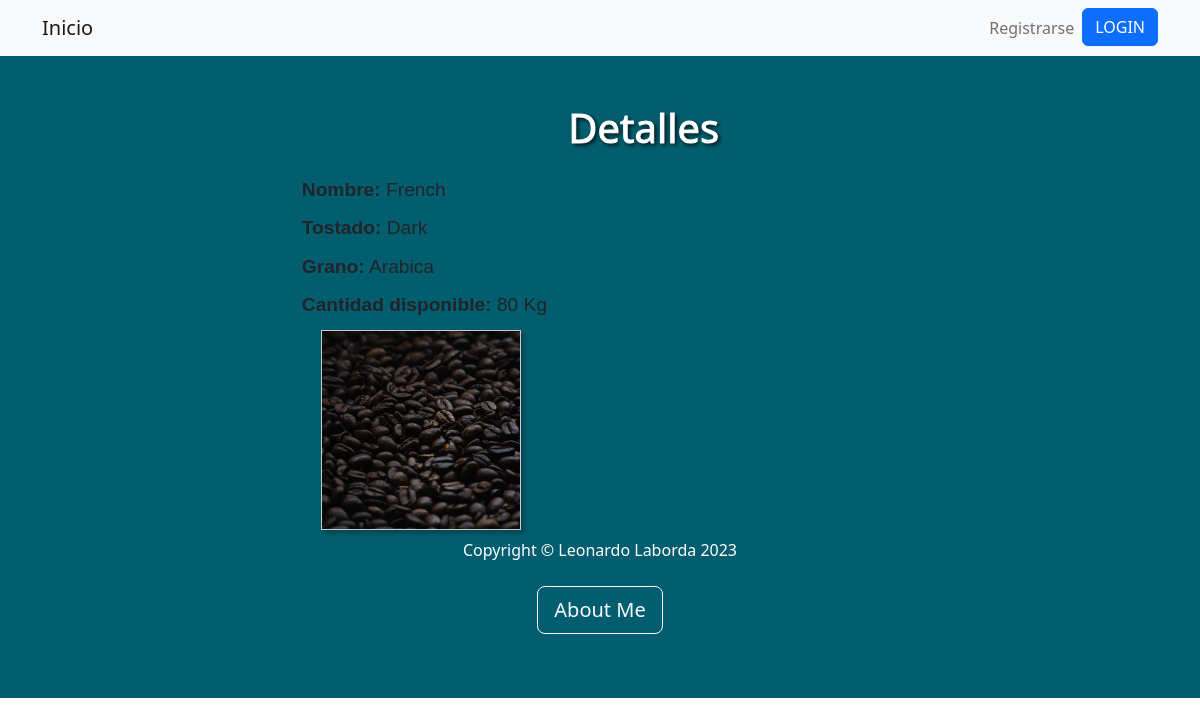
Screenshot of /tercera_entregaApp/cafedetail/2/ with the database file from the repository.
### tercera_entregaApp/models.py (models this page shows, shortened)
class Tipo_cafe(models.Model):
    nombre = models.CharField(max_length=50)
    tostado = models.CharField(max_length=50)
    grano = models.CharField(max_length=50)
    cantidad_kg = models.IntegerField()
    imagen = models.ImageField(upload_to='tipo_cafe/', blank=True, null=True)

### tercera_entregaApp/views.py (the view)
# urls.py: path('cafedetail/<pk>/', Cafedetail.as_view(), name="cafedetail"),
class Cafedetail(DetailView):
  model = Tipo_cafe
  template_name = 'cafedetail.html'
  context_object_name = 'cafedet'

### tercera_entregaApp/templates/cafedetail.html (shortened to what this page needs)
{% extends 'base.html' %}
{% load static %}
{% block herencia %}
<header class="bs-primary" style="background-color: #025e6e; py-5">
    <div class="container">
      <div class="row justify-content-center align-items-center">
        <div class="col-md-8 col-lg-6 text-center">
          <h1 class="display-6 text-white mb-3" style="text-shadow: 2px 2px 4px #000000; -webkit-text-stroke-width: 1px; -webkit-text-stroke-color: #ffffff;">Detalles</h1>
        </div>
      </div>
    </div>
  </header>
<head>
    <link href="{% static 'css/estilos.css' %}" rel="stylesheet" />
</head>
  <div class="container">
    <div class="info">
      <p><strong>Nombre:</strong> {{ cafedet.nombre }}</p>
      <p><strong>Tostado:</strong> {{ cafedet.tostado }}</p>
      <p><strong>Grano:</strong> {{ cafedet.grano }}</p>
      <p><strong>Cantidad disponible:</strong> {{ cafedet.cantidad_kg }} Kg</p>
    </div>
    <div class="image">
      {% if cafedet.imagen %}
        <img src="{{ cafedet.imagen.url }}" alt="Imagen del café {{ cafedet.nombre }}">
      {% endif %}
    </div>
  </div>
{% endblock herencia %}

### tercera_entregaApp/static/css/estilos.css (style rules this page uses)
.container { display: flex; flex-wrap: wrap; justify-content: center; margin-top: 0; }
.info { width: 50%; margin-right: 2em; font-family: Arial, sans-serif; font-size: 1.2em; }
.info p { margin-bottom: 0.5em; }
.image { width: 50%; }
.image img { max-width: 100%; }
.container img { border: 1px solid #ccc; }
.container img { width: 200px; object-fit: cover; box-shadow: 3px 3px 5px rgba(0, 0, 0, 0.3); }

### rows the page displays
Tipo_cafe: nombre "French", tostado "Dark", grano "Arabica", cantidad_kg "80", imagen (picture)
